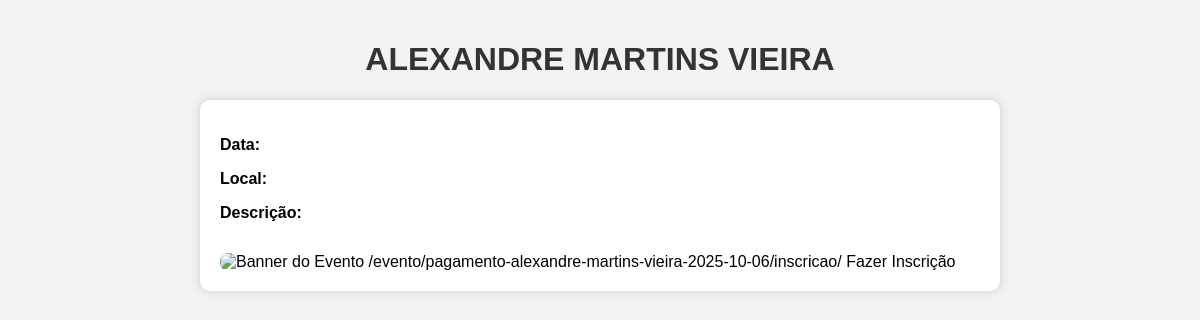
The app's page /inscricao/pagamento-alexandre-martins-vieira-2025-10-06/ with its own data.
### inscricoes/models.py (models this page shows, shortened)
class EventoAcampamento(models.Model):
    TIPO_ACAMPAMENTO = [
        ('senior',  'Acampamento Sênior'),
        ('juvenil', 'Acampamento Juvenil'),
        ('mirim',   'Acampamento Mirim'),
        ('servos',  'Acampamento de Servos'),
        ('casais',  'Encontro de Casais'),
        ('evento',  'Evento'),
        ('retiro',  'Retiro'),
        ('pagamento', 'Pagamento'),
    ]
    id = models.UUIDField(primary_key=True, default=uuid.uuid4, editable=False)
    nome = models.CharField(max_length=255)
    tipo = models.CharField(max_length=20, choices=TIPO_ACAMPAMENTO)
    data_inicio = models.DateField()
    data_fim = models.DateField()
    inicio_inscricoes = models.DateField()
    fim_inscricoes = models.DateField()
    valor_inscricao = models.DecimalField(
        max_digits=8,
        decimal_places=2,
        default=0.00,
        verbose_name="Valor da Inscrição"
    )
    slug = models.SlugField(unique=True, blank=True)
    paroquia = models.ForeignKey("Paroquia", on_delete=models.CASCADE, related_name="eventos")
    banner = CloudinaryField(null=True, blank=True, verbose_name="Banner do Evento")
    permitir_inscricao_servos = models.BooleanField(
        default=False,
        help_text="Se marcado, o evento de Servos vinculado pode receber inscrições."
    )
    evento_relacionado = models.ForeignKey(
        "self",
        on_delete=models.SET_NULL,
        null=True,
        blank=True,
        related_name="eventos_servos",
        help_text="Se este for um evento de Servos, vincule ao evento principal em que irão servir."
    )
    @property
    def principal(self):
        """Se for servos, retorna o evento principal; caso contrário, None."""
        return self.evento_relacionado if self.is_servos else None
    class Meta:
        constraints = [
            models.UniqueConstraint(
                fields=["evento_relacionado"],
                condition=Q(tipo="servos"),
                name="uniq_servos_por_evento_principal",
            ),
        ]

### inscricoes/views.py (the view)
# urls.py: path("inscricao/<slug:slug>/", views.inscricao_evento_publico, name="inscricao_evento_publico"),
def inscricao_evento_publico(request, slug):
    evento = get_object_or_404(EventoAcampamento, slug=slug)
    context = {
        'evento': evento,
    }
    return render(request, 'inscricoes/evento_publico.html', context)

### inscricoes/templates/inscricoes/evento_publico.html (shortened to what this page needs)
<!DOCTYPE html>
<html lang="pt-br">
<head>
</head>
<body>
    <h1>{{ evento.nome }}</h1>
    <div class="evento-info">
        <p><strong>Data:</strong> {{ evento.data }}</p>
        <p><strong>Local:</strong> {{ evento.local }}</p>
        <p><strong>Descrição:</strong><br>{{ evento.descricao|linebreaks }}</p>
        {% if evento.banner %}
            <img src="{{ evento.banner.url }}" alt="Banner do Evento" class="evento-banner">
        {% endif %}
        {% url 'inscricoes:inscricao_inicial' evento.slug %}
            Fazer Inscrição
    </div>
</body>
</html>

### inscricoes/templates/inscricoes/evento_publico.html (style rules this page uses)
body { font-family: Arial, sans-serif; margin: 0 auto; padding: 20px; max-width: 800px; background-color: #f2f2f2; }
h1 { text-align: center; color: #333; }
.evento-info { background: #fff; border-radius: 10px; padding: 20px; box-shadow: 0 0 10px #ccc; margin-top: 20px; }
.evento-info p { margin-bottom: 10px; }
.evento-banner { width: 100%; max-height: 300px; object-fit: cover; border-radius: 8px; margin-top: 15px; }

### records on screen
EventoAcampamento: nome "ALEXANDRE MARTINS VIEIRA", slug "/evento/pagamento-alexandre-martins-vieira-2025-10-06/inscricao/"
